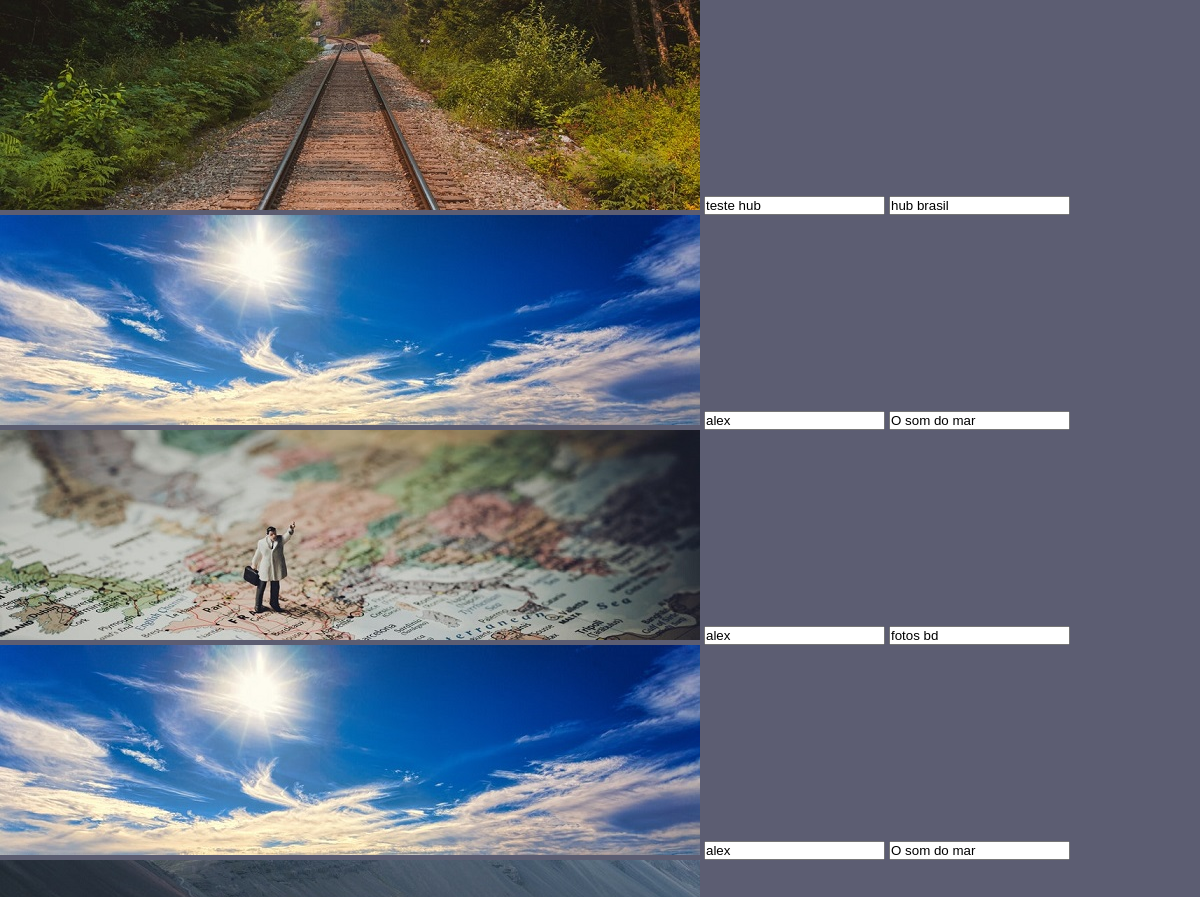
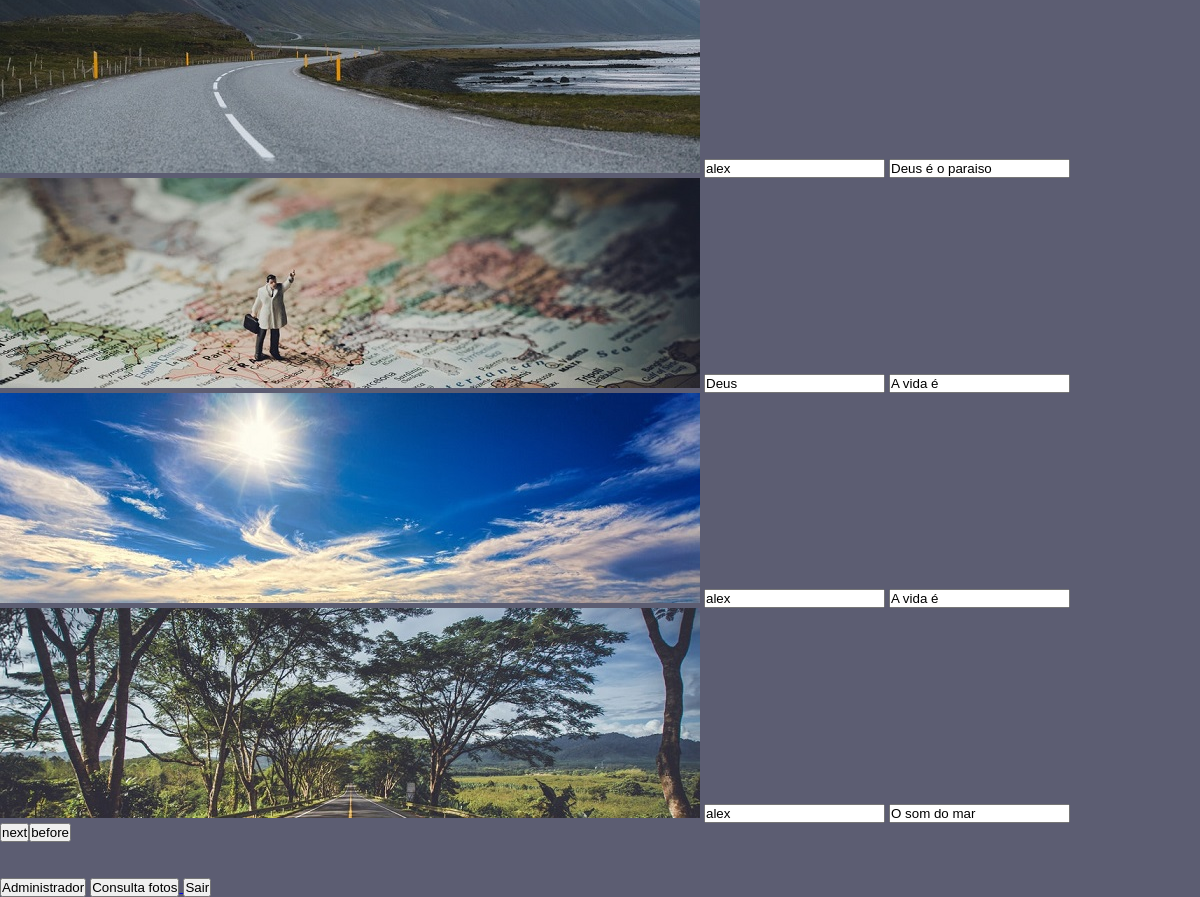
/adm_logado.php, run on the app's committed database (2 pictures, top to bottom).
### tables this page shows
CREATE TABLE IF NOT EXISTS `tb_fotos` (
  `id` int NOT NULL AUTO_INCREMENT,
  `titulo` varchar(40) NOT NULL,
  `descricao` varchar(300) NOT NULL,
  `foto` varchar(100) NOT NULL,
  `data` datetime NOT NULL,
  PRIMARY KEY (`id`)
);

### adm_logado.php (the view, shortened to what this page needs)
<!DOCTYPE html lang="pt-br">
<head>
    <link rel="stylesheet" type="text/css" href="style.css">
</head>
<body>
    <div class="containerSlider">
        <?php
         include('conecta.php');
            $controle_ativo = 1;
            $result_carousel = "SELECT * FROM tb_fotos ORDER BY id ASC";
            $resultado_carousel = mysqli_query($con, $result_carousel);
            while($row_carousel = mysqli_fetch_assoc($resultado_carousel)){
                if($controle_ativo == 2){ ?>
                <div class="sliderdv">
                    <img  src="imgs/<?php echo $row_carousel['foto']; ?>" alt="<?php echo $row_carousel['titulo'];?>"></br>
                    <button>titulo</button>
                 </div>
                 //<?php
                    $controle_ativo = 1;
                }else{ ?>
                    <div class="sliderdv">
                    <img src="imgs/<?php echo $row_carousel['foto']; ?>" alt="<?php echo $row_carousel['titulo']; ?>">
                    <input type="text" readonly value="<?php echo $row_carousel['titulo']; ?>"></input>
                    <input type="text" readonly value="<?php echo $row_carousel['descricao']; ?>"></input>
                <?php
                }
            }
        ?>
    </div>
    <div class="next">
    <button>next</button><button>before</button>
    </div>
    <div class="button">
<button>Administrador</button>
    <a href="http://localhost/projeto-canopus/lista.php" target="_blank"> <button for="">Consulta fotos</button>
    </a>
    <a href="http://localhost/projeto-canopus/index.php"> <button >Sair</button></a>
    </div>
</html>

### style.css (style rules this page uses)
* { padding: 0px; margin: 0px; overflow: hidden; }
body { background-color: #5C5D72; }

### data on the page
tb_fotos: foto (picture), titulo "teste hub", descricao "hub brasil"
tb_fotos: foto (picture), titulo "alex", descricao "O som do mar"
tb_fotos: foto (picture), titulo "alex", descricao "fotos bd"
tb_fotos: foto (picture), titulo "alex", descricao "O som do mar"
tb_fotos: foto (picture), titulo "alex", descricao "Deus é o paraiso"
tb_fotos: foto (picture), titulo "Deus", descricao "A vida é"
tb_fotos: foto (picture), titulo "alex", descricao "A vida é"
tb_fotos: foto (picture), titulo "alex", descricao "O som do mar"
